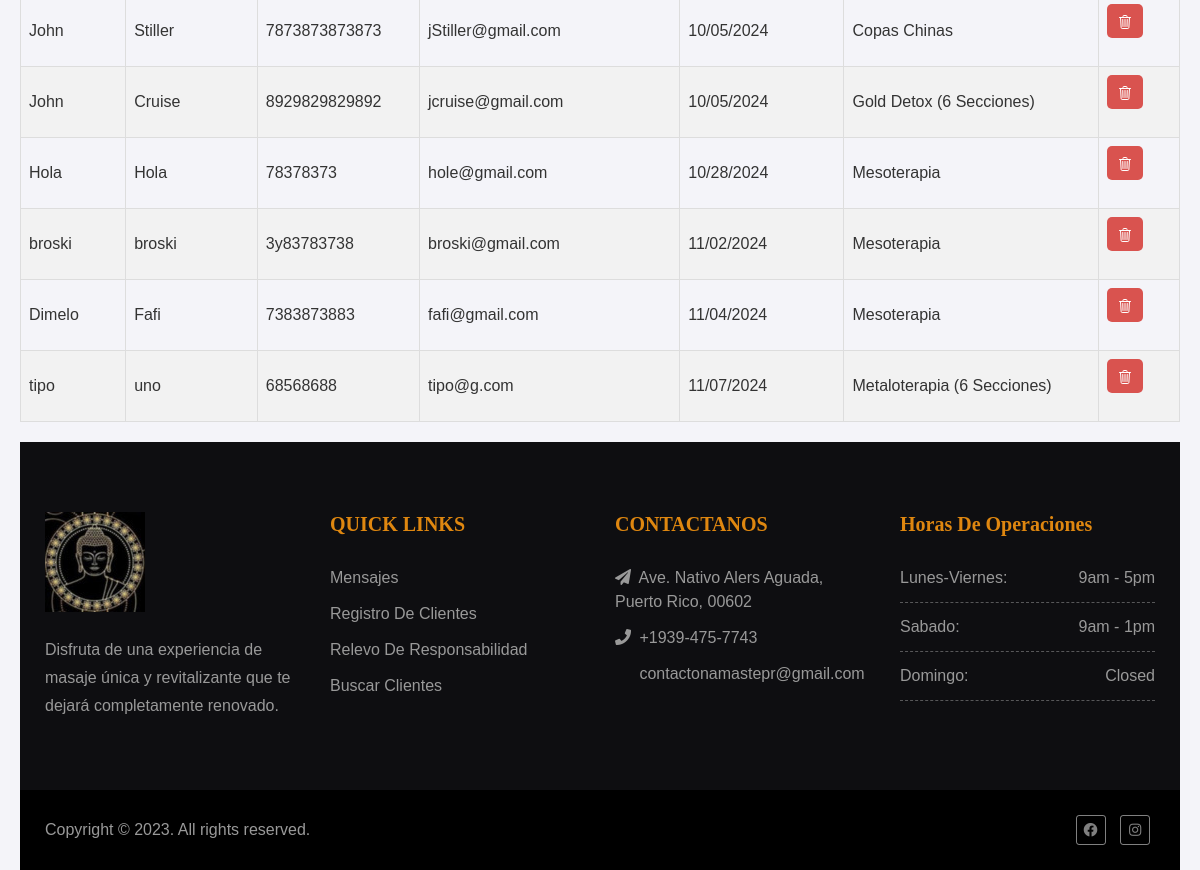
Page /citas-solicitadas/ (signed in, lower part) on the earlier database version.
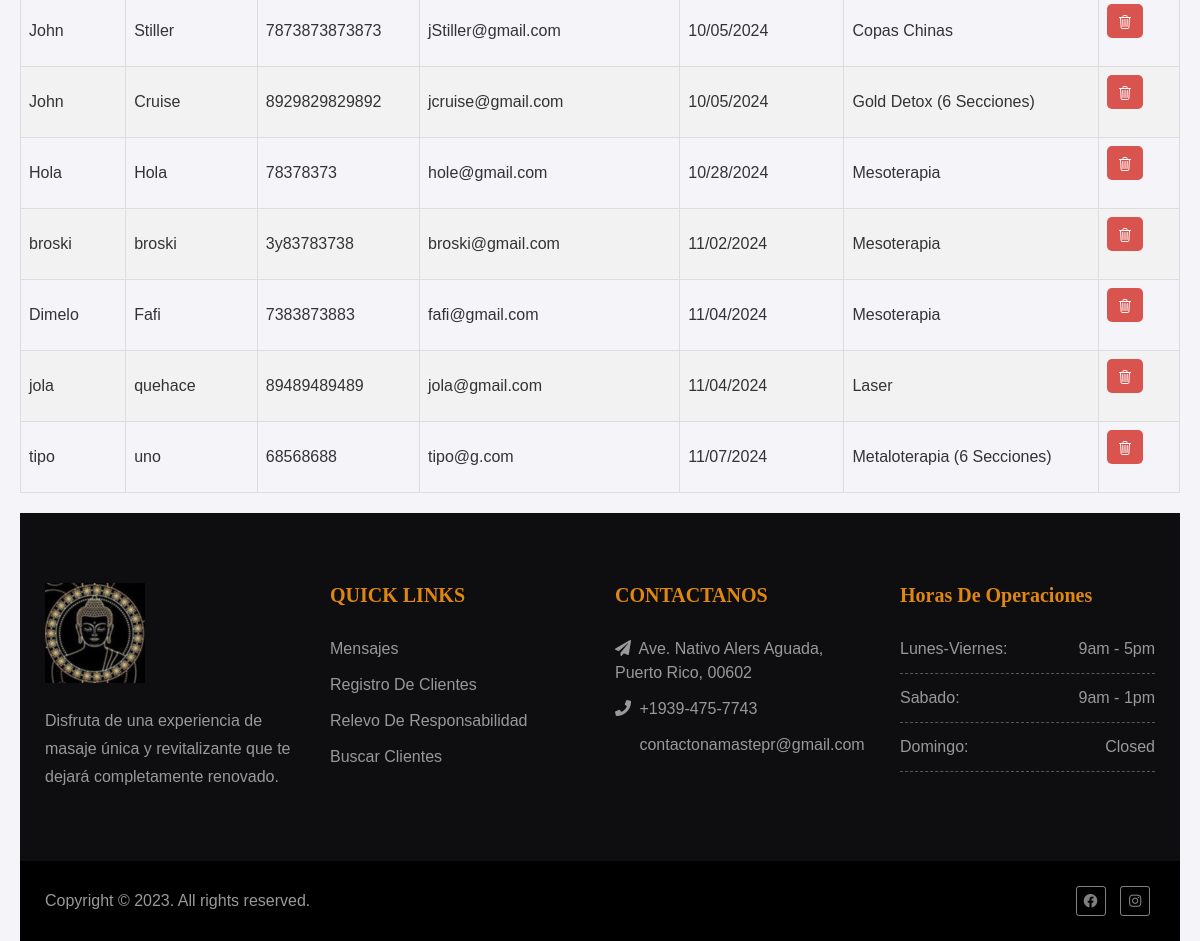
Same page on the later database version.
### namaste_app/models.py (models this page shows)
class RequestAppointment(models.Model):
    first_name = models.CharField(max_length=50, null=False, blank=False)
    last_name = models.CharField(max_length=50, null=False, blank=False, default='')
    email_address = models.CharField(max_length=50, blank=False, default='')
    phone_number = models.CharField(max_length=50, blank=False, default='')
    address = models.CharField(max_length=50, blank=True, default='')
    zip = models.CharField(max_length=50, blank=True, default='')
    city = models.CharField(max_length=50, blank=True, default='')
    service = models.CharField(max_length=50, choices=ServiceType.choices, default='')
    date_requested = models.CharField(max_length=50, blank=False, default='')

### namaste_app/views.py (the view)
# urls.py: path("citas-solicitadas/", views.citas_solicitadas, name="citas-solicitadas"),
@login_required
def citas_solicitadas(request):
    context = {}
    try:
        requested_appointments = RequestAppointment.objects.order_by('date_requested')
        context['requested_appointments'] = requested_appointments
    except Exception as e:
        return f"Error fetching records: {str(e)}"
    return render(request, "citas-solicitadas.html", context)

### namaste_app/templates/citas-solicitadas.html (shortened to what this page needs)
{% extends "admin_base.html" %}{% block title %}Citas Solicitadas{% endblock %}
{% load widget_tweaks %}
{% block content %}
<table id="data-table">
    <tbody>
        {% for appointment in requested_appointments %}
        <tr>
            <td class="nombre">{{ appointment.first_name }}</td>
            <td class="apellido">{{ appointment.last_name }}</td>
            <td class="telefono">{{ appointment.phone_number }}</td>
            <td class="email">{{ appointment.email_address }}</td>
            <td class="fecha">{{ appointment.date_requested }}</td>
            <td class="servicio">{{ appointment.service }}</td>
            <td>
                <form method="post" action="{% url 'borrar_cita' appointment.id %}">
                    <button type="submit" class="delete-btn" name="delete-button">
                        <ion-icon name="trash-outline" aria-hidden="true"></ion-icon>
                    </button>
                </form>
            </td>
        </tr>
        {% endfor %}
    </tbody>
</table>
{% endblock %}

Differences in the rows shown:
added RequestAppointment: first_name "jola", last_name "quehace", phone_number "89489489489", email_address "jola@gmail.com", date_requested "11/04/2024", service "Laser"
